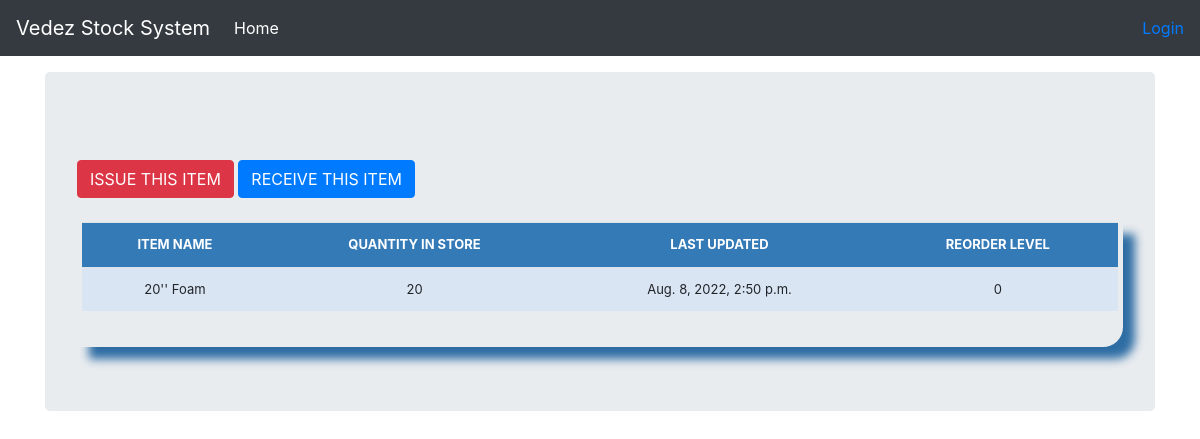
The app's page /stock_detail/1/ with its own data.
### stockmgmt/models.py (models this page shows, shortened)
class Stock(models.Model):
    category = models.ForeignKey(Category, on_delete=models.CASCADE, blank=True)
    item_name = models.CharField(max_length=50, blank=True, null=True)
    quantity = models.IntegerField(default='0', blank=True, null=True)
    receive_quantity = models.IntegerField(default='0', blank=True, null=True)
    receive_by = models.CharField(max_length=50, blank=True, null=True)
    issue_quantity = models.IntegerField(default='0', blank=True, null=True)
    issue_by = models.CharField(max_length=50, blank=True, null=True)
    issue_to = models.CharField(max_length=50, blank=True, null=True)
    phone_number = models.CharField(max_length=50, blank=True, null=True)
    created_by = models.CharField(max_length=50, blank=True, null=True)
    reorder_level = models.IntegerField(default='0', blank=True, null=True)
    last_updated = models.DateTimeField(auto_now_add=False, auto_now=True)
    timestamp = models.DateTimeField(auto_now_add=True, auto_now=False)

### stockmgmt/views.py (the view)
# urls.py: path('stock_detail/<str:pk>/', views.stock_detail, name="stock_detail"),
def stock_detail(request, pk):
    queryset = Stock.objects.get(id=pk)
    context = {
        "queryset": queryset,
    }
    return render(request, "stock_detail.html", context)

### templates/stock_detail.html (shortened to what this page needs)
{% load static %}
{% load crispy_forms_tags %}
<!doctype html>
<html lang="en">
  <head>
      <link href="{% static 'css/stylesheet.css' %}" rel="stylesheet">
    <link rel="stylesheet" href="https://cdn.jsdelivr.net/npm/bootstrap@4.4.1/dist/css/bootstrap.min.css">
    <link href="{% static 'css/navbar-top-fixed.css' %}" rel="stylesheet">
  </head>
  <body>
    {% include 'navbar.html' %}
<main role="main" class="container">
  <div class="jumbotron">
      <br>
    <a href="{% url 'issue_items' queryset.id %}"><div class='btn btn-danger'>ISSUE THIS ITEM</div></a>
    <a href="{% url 'receive_items' queryset.id %}"><div class='btn btn-primary'>RECEIVE THIS ITEM</div></a>
        <br><br>
        <div class="display_table">
          <table class='table'>
                  <tr>
                    <th>ITEM NAME</th>
                    <th>QUANTITY IN STORE</th>
                    <th>LAST UPDATED</th>
                    <th>REORDER LEVEL</th>
                  </tr>
                  <tr>
                    <td>{{queryset.item_name}}</td>
                    <td>{{queryset.quantity}}</td>
                    <td>{{queryset.last_updated}}</td>
                    <td>{{queryset.reorder_level}}</td>
                  </tr>
          </table>
        </div>
  </div>
</main>
</html>

### static/css/stylesheet.css (style rules this page uses)
body { background-color: #34eb6b; }
.table { font-size: 13px; text-align: center; width: 95%; margin: auto; }
.table tr:nth-child(odd) { background: #B8CAE4 }
.table tr:nth-child(even) { background: #dae5f4 }
th { background-color: #337ab7; color: white; }
.display_table { border-bottom-right-radius: 20px; padding-left: 5px; padding-right: 5px; padding-bottom: 20px; box-shadow: 12px 12px 10px #2e6da4; }

### static/css/navbar-top-fixed.css (style rules this page uses)
body { min-height: 75rem; padding-top: 4.5rem; }

### records on screen
Stock: item_name "20'' Foam", quantity "20", last_updated "Aug. 8, 2022, 2:50 p.m.", reorder_level "0"
